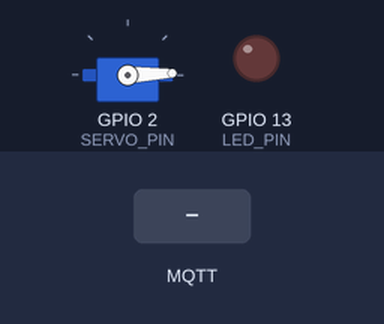
Simulated run of this sketch. Board: ESP32. On the bench: servo, output pins drawn as LEDs (lit = HIGH). The test bench sets the inputs (shaded band). WiFi joins after 1.5 s; servers stay silent unless stated; random numbers use the default seed unless the sketch sets one; no MQTT or app messages arrive unless stated; what the sketch prints to the serial monitor is not drawn.

Above: at 2.7 s.
2.8 s: MQTT message "5" arrives on the first subscribed topic
At 3.9 s:
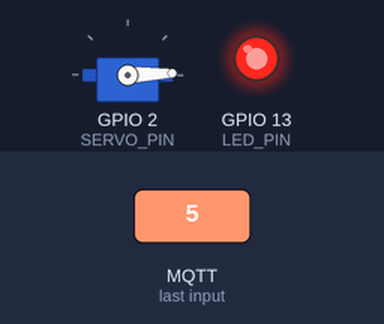
4.5 s: MQTT message "90" arrives on the second subscribed topic
At 5.1 s:
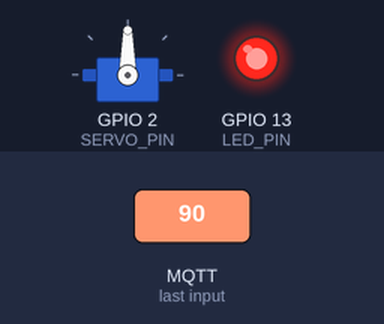
6.0 s: MQTT message "0" arrives on the first subscribed topic
At 7.2 s:
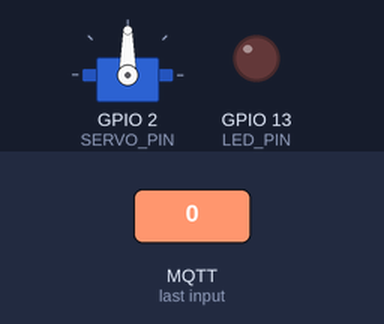
7.5 s: MQTT message "200" arrives on the second subscribed topic
At 8.7 s:
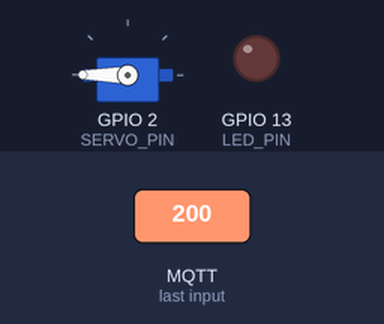
9.0 s: MQTT message "1" arrives on the first subscribed topic
At 9.8 s:
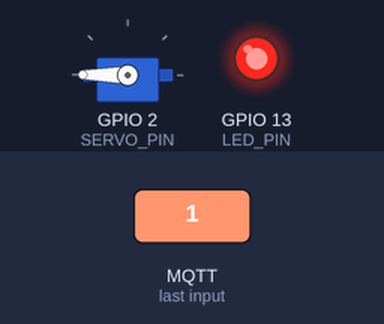
Timing chart, 0 to 11.5 s (numbered marks = the images above; inputs shaded):
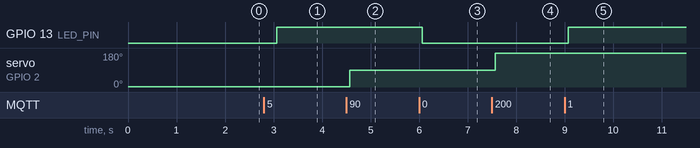

Measured:
- after the input at 2.8 s, GPIO 13 (LED_PIN): LOW → HIGH after 0.27 s
- after the input at 4.5 s, servo on GPIO 2 (SERVO_PIN): 2° → 90° after 0.07 s
- after the input at 6.0 s, GPIO 13 (LED_PIN): HIGH → LOW after 0.07 s
- after the input at 7.5 s, servo on GPIO 2 (SERVO_PIN): 90° → 180° after 0.07 s
- after the input at 9.0 s, GPIO 13 (LED_PIN): LOW → HIGH after 0.07 s

The sketch:

esp32-dht22.ino
```cpp
/**
   ESP32 Servo Example for Wokwi

   https://wokwi.com/arduino/projects/365724802866330625
*/
#include <WiFi.h>
#include <PubSubClient.h>
#include <ESP32Servo.h>

// WiFi
const char* ssid ="Wokwi-GUEST";
const char* password = "";

// MQTT
const char* mqtt_server = "test.mosquitto.org";

const char* SUBTOPIC_LED_CTL = "esp32-solomon/LED_CTL";
const char* SUBTOPIC_DOOR_CTL = "esp32-solomon/DOOR_CTL";

const char* SUBTOPIC_LED = "esp32-solomon/LED";
const char* SUBTOPIC_DOOR = "esp32-solomon/DOOR";


WiFiClient espClient;
PubSubClient client(espClient);

// LED
const int LED_PIN = 13;

// Servo
Servo servo;  // create servo object to control a servo

int SERVO_PIN = 2;  // analog pin used to connect the potentiometer

int old_led = -1;
int old_door = -1;

void setup_wifi() {
  delay(10);
  Serial.print("Connecting to ");
  Serial.println(ssid);

  WiFi.mode(WIFI_STA);
  WiFi.begin(ssid, password, 6);

  while (WiFi.status() != WL_CONNECTED) {
    delay(500);
    Serial.print(".");
  }

  Serial.println("");
  Serial.println("WiFi connected");
  Serial.print("IP address: ");
  Serial.println(WiFi.localIP());
}

void reconnect() {
  while (!client.connected()) {
    Serial.println("Attempting MQTT connection...");
    String clientId = "esp32-sol-clientId-";
    clientId += String(random(0xffff), HEX);
    if (client.connect(clientId.c_str())) {
      Serial.println("Connected");
      client.subscribe(SUBTOPIC_LED_CTL);
      client.subscribe(SUBTOPIC_DOOR_CTL);
    } else {
      delay(5000);
    }
  }
}

void callback(char *topic, byte *payload, unsigned int length) {
  Serial.print("Receive Topic: ");
  Serial.println(topic);

  payload[length] = '\0';
  char *str = (char *) payload;
  Serial.print("Payload: ");
  Serial.println(str);
  if (!strcmp(topic, SUBTOPIC_LED_CTL)) {
    int value = atoi(str);
    if (value != -1) {
      digitalWrite(LED_PIN, value);
      delay(250);
      ledState(-1);
    }
  } else if (!strcmp(topic, SUBTOPIC_DOOR_CTL)) {
    int value = atoi(str);
    if (value != -1) {
      servo.write(value);
      delay(250);
      doorState(-1);
    }
  }
}

void setup() {
  Serial.begin(115200);
  randomSeed(micros());

  pinMode(LED_PIN, OUTPUT);

  servo.attach(SERVO_PIN, 500, 2400);  // attaches the servo on pin 13 to the servo object

  servo.write(2);

  setup_wifi();
  client.setServer(mqtt_server, 1883);
  client.setCallback(callback);
}

void ledState(int old) {
  int led = digitalRead(LED_PIN);
  if (old != led) {
    client.publish(SUBTOPIC_LED, String(led).c_str(), 2);
    delay(250);
  }
  old_led = led;

}

void doorState(int old) {
  int door = servo.read();
  if (old != door) {
    client.publish(SUBTOPIC_DOOR, String(door).c_str(), 2);
    delay(250);
  }
  old_door = door;
}

void loop() {
  if (!client.connected()) {
    reconnect();
  }
  ledState(old_led);
  doorState(old_door);
  client.loop();
  delay(500);
}
```
